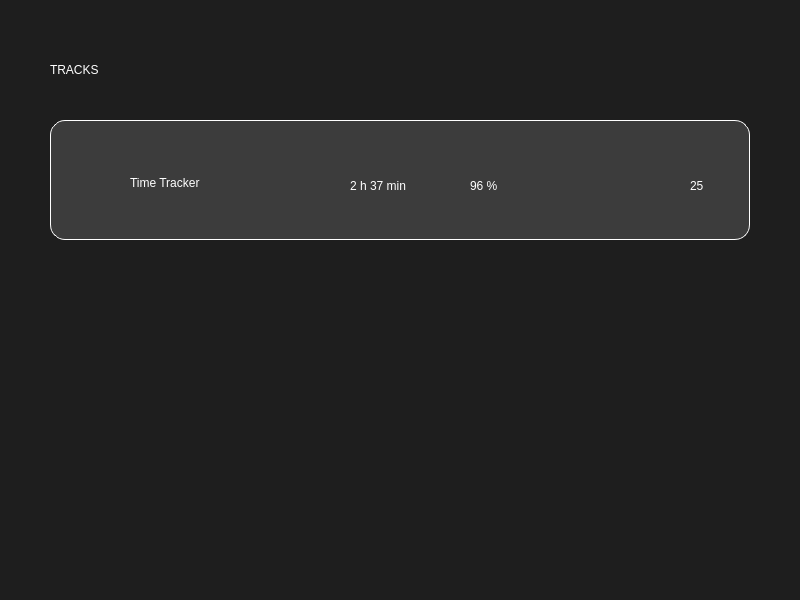
<?xml version="1.0" encoding="UTF-8"?>
<ui version="4.0">
 <class>MainWindow</class>
 <widget class="QMainWindow" name="MainWindow">
  <property name="geometry">
   <rect>
    <x>0</x>
    <y>0</y>
    <width>800</width>
    <height>600</height>
   </rect>
  </property>
  <property name="windowTitle">
   <string>RELOAD</string>
  </property>
  <property name="styleSheet">
   <string notr="true">font: 57 8pt &quot;Futura PT Demi&quot;;</string>
  </property>
  <widget class="QWidget" name="centralwidget">
   <property name="styleSheet">
    <string notr="true">background-color: rgb(30, 30, 30);</string>
   </property>
   <widget class="QLabel" name="Label_MyTracks">
    <property name="geometry">
     <rect>
      <x>50</x>
      <y>50</y>
      <width>180</width>
      <height>40</height>
     </rect>
    </property>
    <property name="styleSheet">
     <string notr="true">color: white;
font: 30pt &quot;Futura PT Book&quot;;
</string>
    </property>
    <property name="text">
     <string>TRACKS</string>
    </property>
   </widget>
   <widget class="QFrame" name="Track">
    <property name="geometry">
     <rect>
      <x>50</x>
      <y>120</y>
      <width>700</width>
      <height>120</height>
     </rect>
    </property>
    <property name="styleSheet">
     <string notr="true">background-color: rgb(60, 60, 60);
border-radius: 15px;
border: 1px solid rgb(255, 255, 255);</string>
    </property>
    <property name="frameShape">
     <enum>QFrame::StyledPanel</enum>
    </property>
    <property name="frameShadow">
     <enum>QFrame::Raised</enum>
    </property>
    <widget class="QLabel" name="trackIcon">
     <property name="geometry">
      <rect>
       <x>20</x>
       <y>42</y>
       <width>51</width>
       <height>41</height>
      </rect>
     </property>
     <property name="font">
      <font>
       <family>Futura PT Demi</family>
       <pointsize>8</pointsize>
       <weight>7</weight>
       <italic>false</italic>
       <bold>false</bold>
      </font>
     </property>
     <property name="styleSheet">
      <string notr="true">border: none;</string>
     </property>
     <property name="text">
      <string/>
     </property>
     <property name="pixmap">
      <pixmap resource="../res/hz.qrc">:/icons/hourglass45.svg</pixmap>
     </property>
    </widget>
    <widget class="QLabel" name="TrackName">
     <property name="geometry">
      <rect>
       <x>80</x>
       <y>52</y>
       <width>181</width>
       <height>21</height>
      </rect>
     </property>
     <property name="styleSheet">
      <string notr="true">border: none;
color: white;
font: 57 20pt &quot;Futura PT Demi&quot;;</string>
     </property>
     <property name="text">
      <string>Time Tracker</string>
     </property>
    </widget>
    <widget class="QLabel" name="Track_Percentage">
     <property name="geometry">
      <rect>
       <x>420</x>
       <y>55</y>
       <width>71</width>
       <height>21</height>
      </rect>
     </property>
     <property name="styleSheet">
      <string notr="true">border: none;
color: white;
font: 17pt &quot;Futura PT Light&quot;;</string>
     </property>
     <property name="text">
      <string>96 %</string>
     </property>
    </widget>
    <widget class="QLabel" name="TrackToday">
     <property name="geometry">
      <rect>
       <x>300</x>
       <y>55</y>
       <width>111</width>
       <height>21</height>
      </rect>
     </property>
     <property name="styleSheet">
      <string notr="true">border: none;
font: 25 17pt &quot;Futura PT Light&quot;;
color: white;</string>
     </property>
     <property name="text">
      <string>2 h 37 min</string>
     </property>
    </widget>
    <widget class="QLabel" name="TrackSeriaIcon">
     <property name="geometry">
      <rect>
       <x>615</x>
       <y>55</y>
       <width>21</width>
       <height>21</height>
      </rect>
     </property>
     <property name="styleSheet">
      <string notr="true">border: none;</string>
     </property>
     <property name="text">
      <string/>
     </property>
     <property name="pixmap">
      <pixmap resource="../res/hz.qrc">:/icons/bolt30.svg</pixmap>
     </property>
    </widget>
    <widget class="QLabel" name="TrackSeriaCount">
     <property name="geometry">
      <rect>
       <x>640</x>
       <y>55</y>
       <width>51</width>
       <height>21</height>
      </rect>
     </property>
     <property name="styleSheet">
      <string notr="true">border: none;
color: white;
font: 75 17pt &quot;Futura PT Bold&quot;;</string>
     </property>
     <property name="text">
      <string>25</string>
     </property>
    </widget>
    <widget class="QPushButton" name="TrackMenuButton">
     <property name="geometry">
      <rect>
       <x>0</x>
       <y>0</y>
       <width>700</width>
       <height>120</height>
      </rect>
     </property>
     <property name="styleSheet">
      <string notr="true">QPushButton {
border: none;
background-color: rgba(0, 0, 0, 0);
}

QPushButton:hover {
border: none;
background-color: rgba(255, 255, 255, 20);
}

QPushButton:pressed {
border: none;
background-color: rgba(255, 255, 255, 20);
border: 2px solid rgb(255, 255, 255);
}</string>
     </property>
     <property name="text">
      <string/>
     </property>
    </widget>
   </widget>
  </widget>
 </widget>
 <resources>
  <include location="../res/hz.qrc"/>
 </resources>
 <connections/>
</ui>
